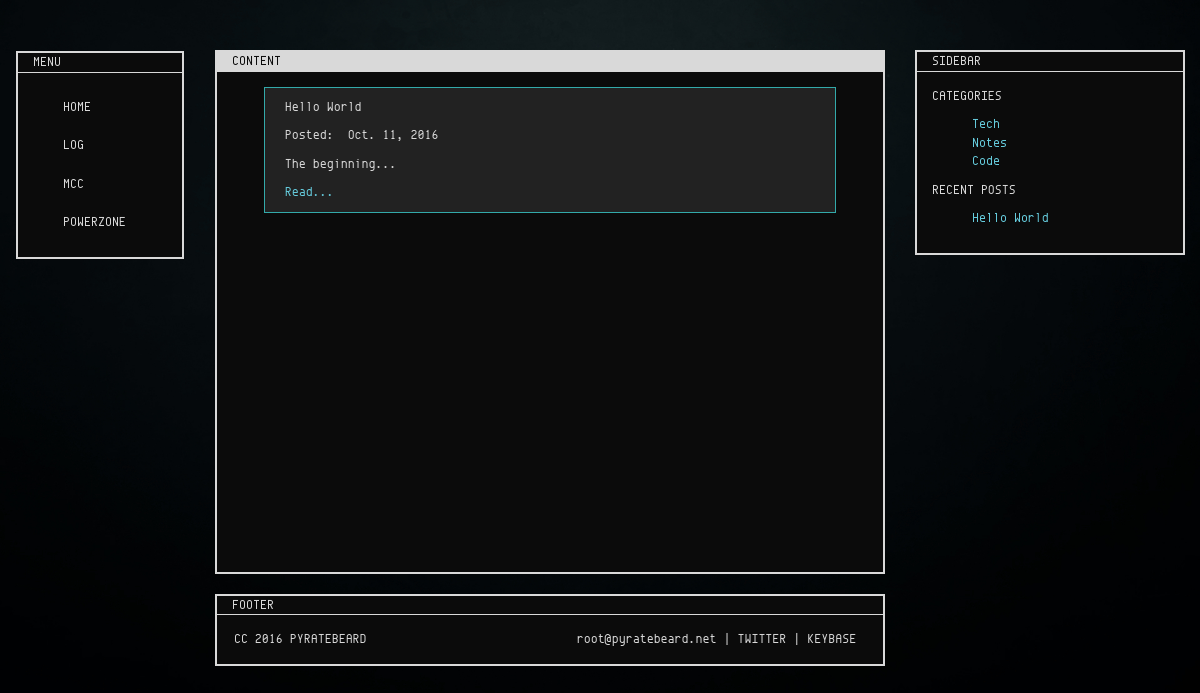
The app's page /log, older data.
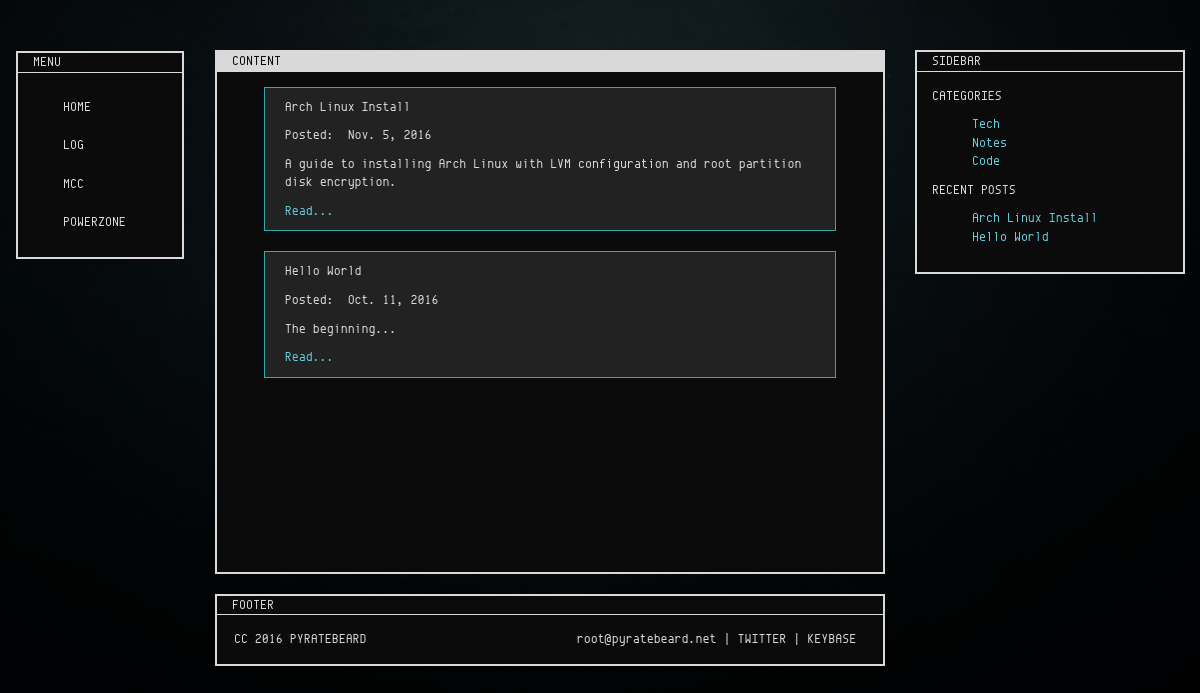
The same page, newer data.
### log/models.py (models this page shows, shortened)
class Blog(models.Model):
    title = models.CharField(max_length=100, unique=True)
    description = models.TextField()
    slug = models.SlugField(max_length=100, unique=True)
    body = models.TextField()
    posted = models.DateField(db_index=True, auto_now_add=True)
    category = models.ForeignKey('log.Category')
    @permalink
    def get_absolute_url(self):
        return ('view_log_post', None, {'slug': self.slug})

class Category(models.Model):
    title = models.CharField(max_length=100, unique=True)
    slug = models.SlugField(max_length=100, unique=True)
    @permalink
    def get_absolute_url(self):
        return ('view_log_category', None, {'slug': self.slug})

### log/views.py (the view)
# urls.py: url(r'^log', include('log.urls')),
def log(request):
    return render_to_response('log/log.html', {
        'categories': Category.objects.all(),
        'recent_posts': list(reversed(Blog.objects.all()[:5])),
    })

### templates/log/log.html
{% extends 'log/log_framework.html' %}
{% block logcontent %}
{% if recent_posts %}
  {% for post in recent_posts %}
  <blockquote>
    <p>{{ post.title }}</p>
    <p>Posted:&nbsp;&nbsp;{{ post.posted }}</p>
    <p>{{ post.description|safe }}</p>
    <p><a href="{{ post.get_absolute_url }}">Read...</a></p>
    </blockquote>
  {% endfor %}
{% endif %}
{% endblock %}

### templates/log/log_framework.html
{% extends 'framework.html' %}
{% block content %}
{% block logcontent %}
{% endblock %}
{% endblock %}
{% block sidebar %}
<p>CATEGORIES</p>
{% if categories %}
  <ul class="sidebar">
      {% for category in categories %}
      <li><a href="{{ category.get_absolute_url }}">{{ category.title }}</a></li>
      {% endfor %}
  </ul>
  {% else %}
  <p>There are currently no categories</p>
{% endif %}
<p>RECENT POSTS</p>
{% if recent_posts %}
  <ul class="sidebar">
      {% for post in recent_posts %}
      <li><a href="{{ post.get_absolute_url }}">{{ post.title }}</a></li>
      {% endfor %}
  </ul>
  {% else %}
  <p>Nothing has been posted yet</p>
{% endif %}
{% endblock %}

### templates/framework.html (shortened to what this page needs)
<!DOCTYPE html>
{% load static %}
<html>
<head>
  <link rel="stylesheet" type="text/css" href="{% static 'css/bootstrap-cyborg.css' %}">
  <link rel="stylesheet" type="text/css" href="{% static 'css/custom.css' %}" />
</head>
<body>
<div class="col-md-13">
  <div class="col-md-13">
    <div class="top">
    </div>
  </div>
  <div class="col-md-2">
    <nav class="navbar" role="navigation">
    <div class="panel panel-default">
      <div class="panel-heading">
          MENU
      </div>
      <div class="panel-body">
        <div class="collapse navbar-collapse">
          <ul class="nav">
            <li class="active"><a href="/">HOME</a></li>
            <li><a href="/log">LOG</a></li>
            <li><a href="/mcc">MCC</a></li>
            <li><a href="/powerzone">POWERZONE</a></li>
          </ul>
        </div>
      </div>
    </div>
    </nav>
  </div>
  <div class="col-md-7">
    <div class="panel panel-default">
      <div class="panel-heading content">
        CONTENT
      </div>
      <div class="panel-body" style="min-height: 500px;">
        <div class="content">
          {% block content %}
          {% endblock %}
        </div>
      </div>
    </div>
  </div>
  <div class="col-md-3">
    <div class="panel panel-default">
      <div class="panel-heading">
        SIDEBAR
      </div>
      <div class="panel-body">
        {% block sidebar %}
        {% endblock %}
      </div>
    </div>
  </div>
  <div class="col-md-7 col-md-offset-2">
    <div class="panel panel-default">
      <div class="panel-heading">
        FOOTER
      </div>
      <div class="panel-body">
        <footer>
          <div class="row">
        <div class="col-md-13 text-center">
          <div class="col-md-3">
            <a href="http://creativecommons.org/licenses/by-sa/3.0/" target="_blank" rel="noopener noreferrer">CC</a> 2016 PYRATEBEARD
          </div>
          <div class="col-md-3">
          </div>
          <div class="col-md-6">
            root@pyratebeard.net
            |
            <a href="https://twitter.com/pyratebeard" target="_blank" rel="noopener noreferrer">TWITTER</a>
            |
            <a href="https://keybase.io/pyratebeard" target="_blank" rel="noopener noreferrer">KEYBASE</a>
          </div>
        </div>
      </div>
        </footer>
      </div>
    </div>
  </div>
</div>
</body>
</html>

### static/css/custom.css (style rules this page uses)
body { font-family: "envy"; font-size: 1.3em; background-color: #010101; color: #d9d9d9; background-image: url("/static/img/bg/dark_bg.jpg"); background-size: 100%; background-repeat: no-repeat; }
a { color: #d9d9d9; }
.top { min-height: 50px; }
.panel { border: solid 2px #d9d9d9; border-radius: 0px; background-color: #0b0b0b; }
.panel-default > .panel-heading { padding-top: 0px; padding-bottom: 0px; border-top-right-radius: 0px; border-top-left-radius: 0px; border-bottom: solid 1px #d9d9d9; background-color: #0b0b0b; color: #d9d9d9; }
.panel > .content { background-color: #d9d9d9; color: #0b0b0b; }
ul { list-style: none; }
.sidebar > li > a { color: #66ccdd; }
blockquote { font-size: 1em; border: 1px solid #33aaaa; background-color: #222222; max-width: 90%; margin-left: 5%; }
blockquote > p > a { color: #66ccdd; }

Row changes from the older to the newer data that the page shows:
added Blog: title "Arch Linux Install", posted "Nov. 5, 2016", description "A guide to installing Arch Linux with LVM configuration and root partition disk encryption."
